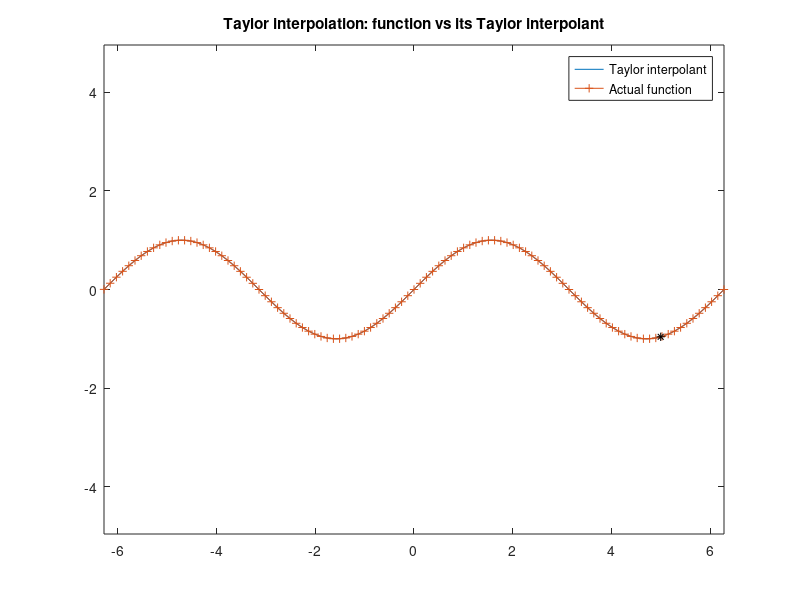
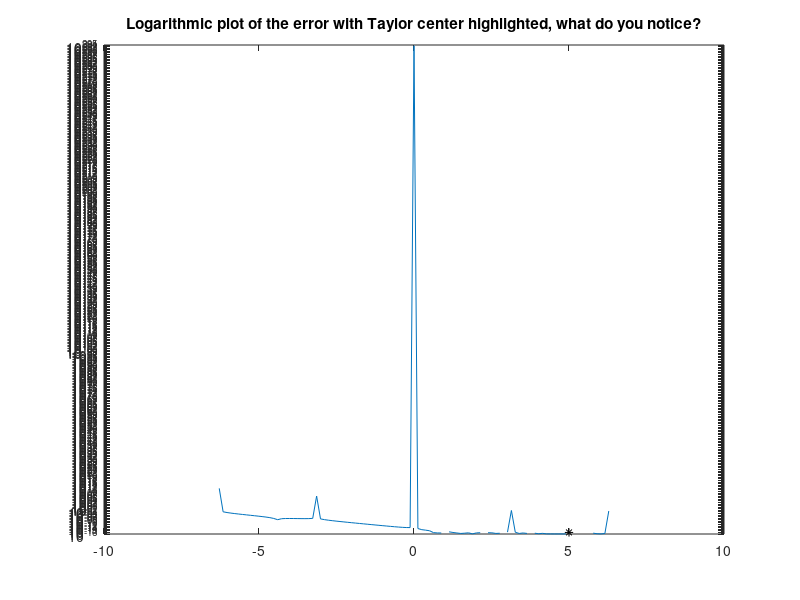

MATLAB code for these plots, in order:
close all
clear all
clc

format shorte

%
% Description: here I astutely craft a Taylor interpolation at x0 of the sine
% function.
%
% You're welcome to play around with this code!
%
% Think about this: if the function to interpolate wasn't the sine, how more
% difficult this task could have got?
%

% Matlab has this funny data structure called "cell". Run "help cell" in the
% Command Window to have more information. This is very useful to store data
% that is heterogeneous or, roughly speaking, not numbers.
% In f{ 1 } we store the function we want to approximate, i.e., sin( x ).
% In f{ i } we store its (i-1)th derivative. We need this to call the right
% (cyclic) derivative right when we need it!
f{ 0 + 1 } = @( x )   sin( x );
f{ 1 + 1 } = @( x )   cos( x );
f{ 2 + 1 } = @( x ) - sin( x );
f{ 3 + 1 } = @( x ) - cos( x );


taylor_order = 30;
x0 = 5; % center of Taylor interpolation
a = - 2 * pi; % left extreme
b =   2 * pi; % right extreme


N = 100+1; % arbitrarily chosen number of evaluation points
x = linspace( a,b, N )'; % generate N points from our interval

Tf = zeros( size( x ) ); % this is going to be the evaluation of T[f](x) at the evaluation points
acc = ones( size( x ) ); % we need this for performance
for i = 0 : taylor_order
  cyclic_id = mod( i, 4 ) + 1; % try and make sense of this!!
  Tf = Tf + f{ cyclic_id }( x0 ) / factorial( i ) .* acc;
  acc = acc .* ( x - x0 );
end

figure,
plot( x, f{ 0 + 1 }( x ), '-', x, Tf, '-+', x0, f{ 0 + 1 }( x0 ), '*k' )
legend('Taylor interpolant', 'Actual function')
title('Taylor interpolation: function vs its Taylor interpolant')
axis equal


disp('Pointwise error:');
[ Tf - f{ 0+1 }( x ) ]

figure,
semilogy( x, abs( [ Tf - f{ 0+1 }( x ) ] ./ ( f{ 0+1 }( x ) + realmin ) ) )
hold on
plot( x0, 1e-15, 'k*')
title('Logarithmic plot of the error with Taylor center highlighted, what do you notice?')
